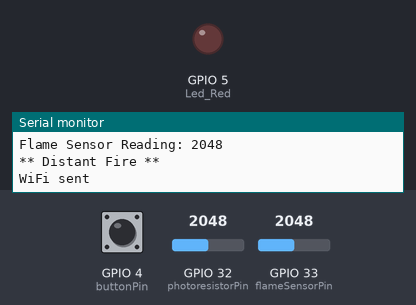
Bench run of a sketch on a simulated ESP32. Shown: output pins drawn as LEDs (lit = HIGH), the last lines printed to the serial monitor. Dashed ring = blinking. Inputs (shaded band) come from the test bench; at power-on: GPIO 33 (flameSensorPin) = 2048, GPIO 4 (buttonPin) HIGH, GPIO 32 (photoresistorPin) = 2048. WiFi joins after 1.5 s; servers stay silent unless stated.

Above: at 2.7 s.
2.8 s: GPIO 33 (flameSensorPin) set to 1038
4.3 s: GPIO 33 (flameSensorPin) set to 953
At 4.9 s:
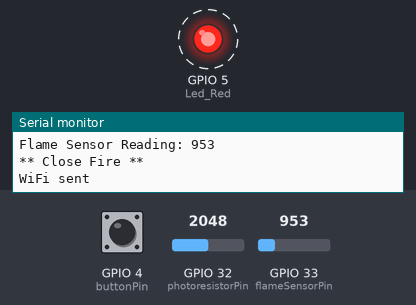
7.3 s: GPIO 4 (buttonPin) pulled LOW for 0.6 s
Timing chart, 0 to 16.3 s (numbered marks = the images above; inputs shaded):
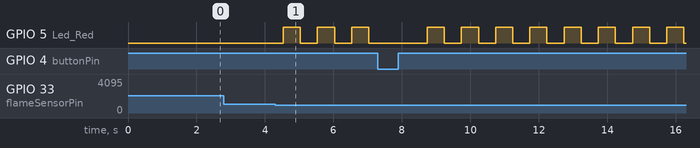

The sketch:

final-project.ino
```cpp
#include <WiFi.h>
#include <WiFiUDP.h>

const char* ssid = "DVA257";
const char* pass = "DVA257-IoT";
const int senderPort = 7000;
const char* raspberryIP = "192.168.0.103";
const int raspberryPort = 9000;

IPAddress remoteIP;
int remotePort;

WiFiUDP wifiUdpConnection;

const int Led_Red = 5;
const int buttonPin = 4;
const int sensorMin = 0;
const int sensorMax = 4095;
const int flameSensorPin = 33; // Replace with your flame sensor pin
const int photoresistorPin = 32; // Replace with your light sensor pin

void Serial_setup() {
  Serial.begin(115200);
  Serial.println("Serial communication is connected.");
}

void WiFi_setup() {
  Serial.print("This device is connecting to WiFi ...");
  WiFi.begin(ssid, pass);
  while (WiFi.status() != WL_CONNECTED) {
    delay(500);
  }
  Serial.print("This device is connected to WiFi with IP address: ");
  Serial.println(WiFi.localIP());
}

void setup() {
  Serial_setup();
  WiFi_setup();
  wifiUdpConnection.begin(senderPort);
  pinMode(Led_Red, OUTPUT);
  pinMode(buttonPin, INPUT_PULLUP);
}

void loop() {
  int count = 0;

  while (1) {
    count++;

    // Read and print the intensity of light from the photoresistor
    int lightSensorValue = analogRead(photoresistorPin);
    Serial.print("Intensity of light in the environment: ");
    Serial.println(lightSensorValue, DEC);

    // Check if the button is pressed to turn off the alarm
    if (digitalRead(buttonPin) == LOW) {
      Serial.println("Button pressed - Turning off the alarm");
      analogWrite(Led_Red, 0); // Turn off the red light
      delay(1000); // Optional delay to avoid multiple readings from a single press
      return; // Exit the loop
    }

    // Read and process the flame sensor value
    int flameSensorReading = analogRead(flameSensorPin);
    Serial.print("Flame Sensor Reading: ");
    Serial.println(flameSensorReading);

    if (flameSensorReading >= 150 && flameSensorReading < 1000) {
      Serial.println("** Close Fire **");
    } else if (flameSensorReading >= 1000 && flameSensorReading < 3000) {
      Serial.println("** Distant Fire **");
    } else if (flameSensorReading >= 3000) {
      Serial.println("No Fire");
    }

    // Sending a packet to Raspberry Pi with analog sensor values
    wifiUdpConnection.beginPacket(raspberryIP, raspberryPort);
    wifiUdpConnection.printf("%d, %d, %d", lightSensorValue, flameSensorReading, count);
    wifiUdpConnection.endPacket();
    Serial.println("WiFi sent");

    if (flameSensorReading >= 150 && flameSensorReading < 1000) {

      // Flash the red light continuously
      while (true) {
        analogWrite(Led_Red, 255);  // Turn on the red light
        delay(500);
        analogWrite(Led_Red, 0);    // Turn off the red light
        delay(500);

        // Check if the button is pressed to turn off the alarm during flashing
        if (digitalRead(buttonPin) == LOW) {
          Serial.println("Button pressed - Turning off the alarm");
          analogWrite(Led_Red, 0); // Turn off the red light
          delay(200); // Optional delay to avoid multiple readings from a single press
          return; // Exit the loop
        }
      }
    }


    delay(500); // Delay between sensor readings (2 seconds)
  }
}
```

Measured:
- the behaviour switches between 1000 and 999 on GPIO 33 (flameSensorPin) (found by bisection; images 0 and 1)
- after the input at 4.3 s, GPIO 5 (Led_Red): alternates HIGH for 0.50 s and LOW for 0.50 s, starting after 0.23 s
